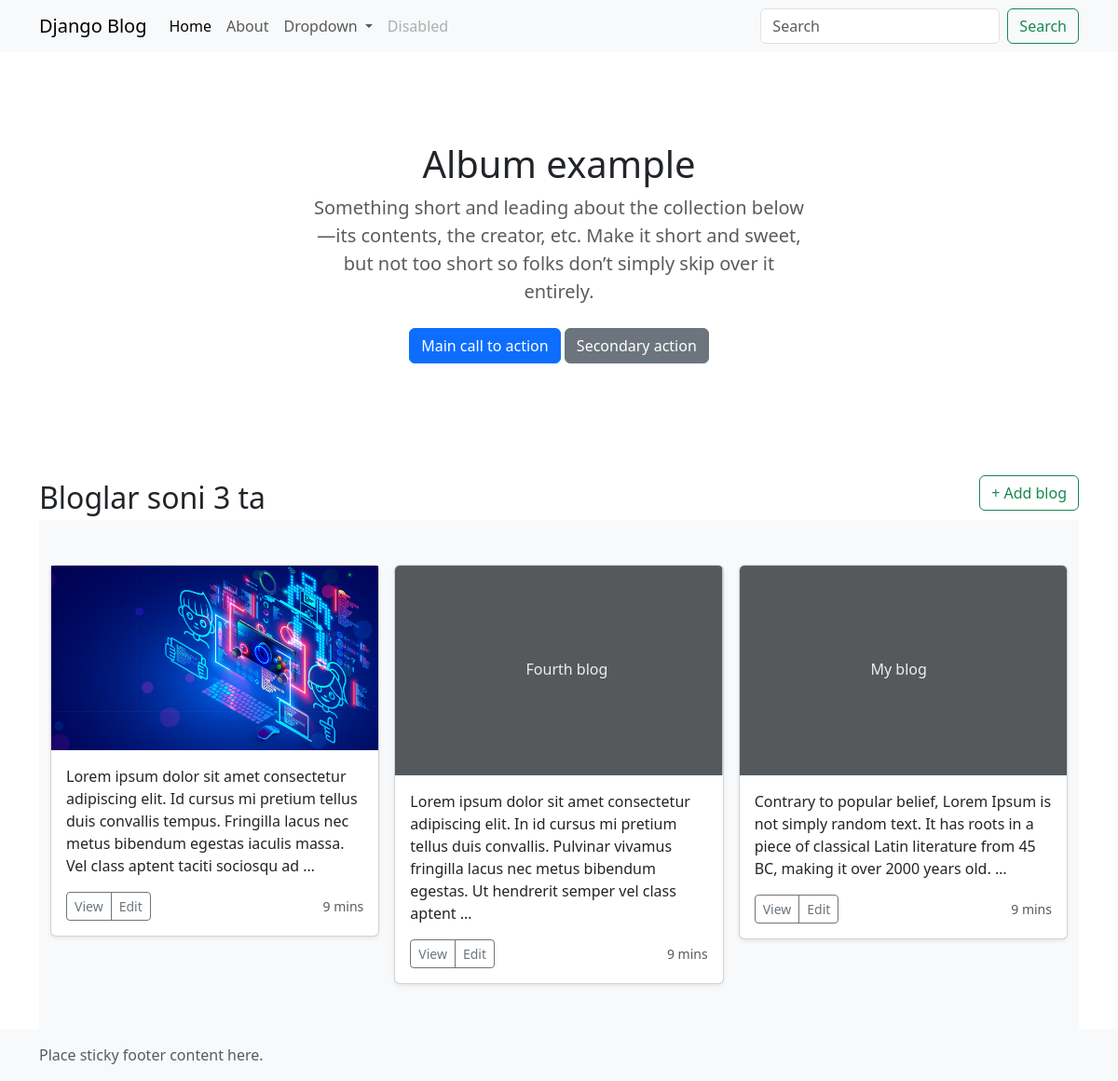
Before: / with the older database file.
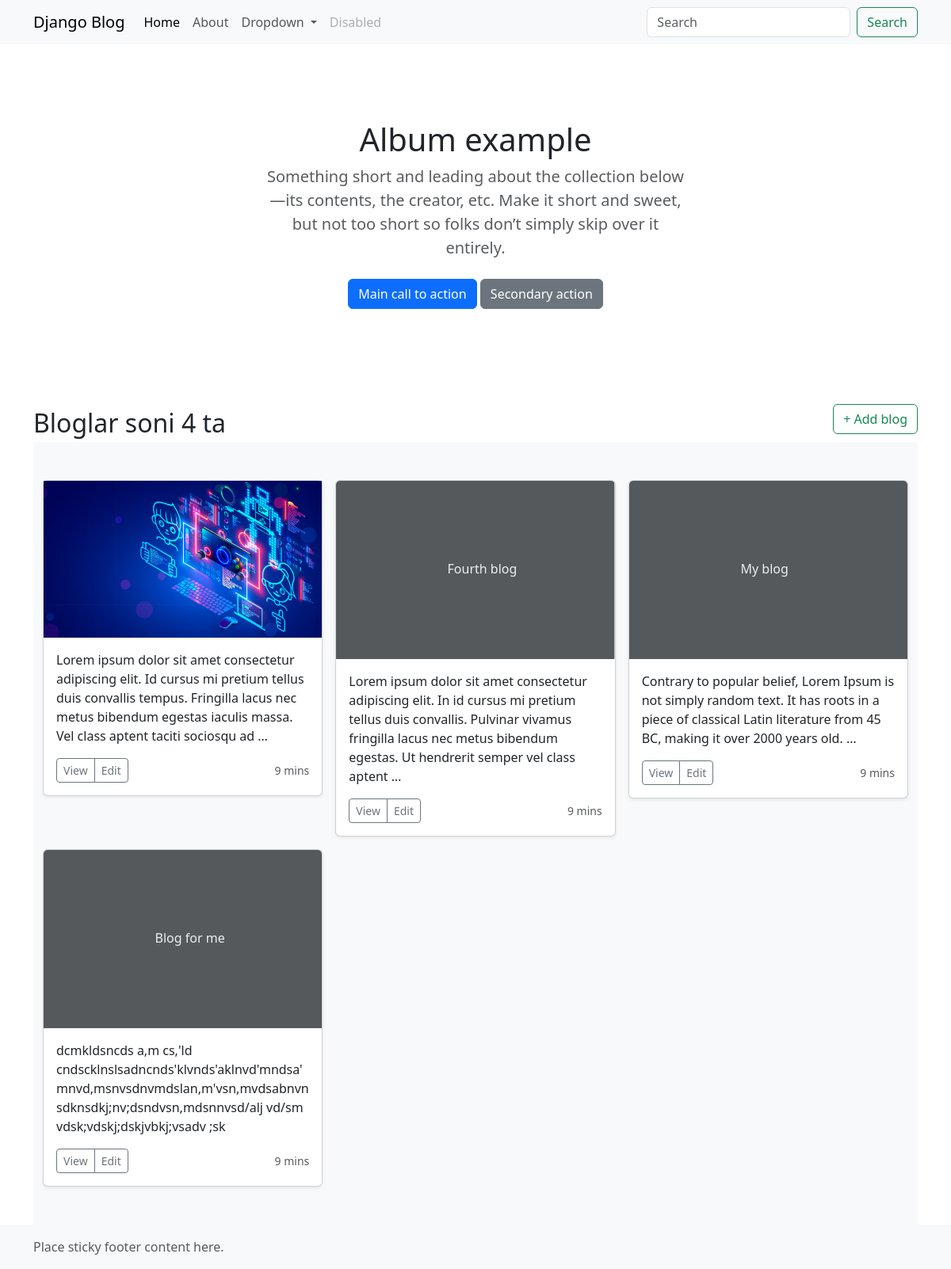
After: the same page with the newer database file.
### blog/models.py (models this page shows, shortened)
class Blog(models.Model):
    title = models.CharField(max_length=200)
    content = models.TextField()
    image = models.ImageField(upload_to='blog_images/', blank=True, null=True)
    is_active = models.BooleanField(default=True)
    created_at = models.DateTimeField(auto_now_add=True)
    updated_at = models.DateTimeField(auto_now=True)

### blog/views.py (the view)
# urls.py: path('', blog_views.home, name='home'),
def home(request):
    context = {
        'blogs': Blog.objects.filter(is_active=True)
    }
    return render(request, template_name='blog/home.html', context=context)

### templates/blog/home.html (shortened to what this page needs)
{% extends 'blog/base.html' %}
{% block content %}
    {% include 'blog/section.html' %}
    <span class="fs-2 fw-medium">Bloglar soni {{ blogs.count }} ta</span>
    <a href="{% url 'create' %}" class="btn btn-outline-success float-end">+ Add blog</a>
    <div class="album py-5 bg-body-tertiary">
        <div class="container">
            <div class="row row-cols-1 row-cols-sm-2 row-cols-md-3 g-3">
                {% for blog in blogs %}
                    <div class="col">
                        <div class="card shadow-sm">
                            {% if blog.image %}
                                <img class="h-225" src="{{ blog.image.url }}" alt="rasm">
                            {% else %}
                                <svg aria-label="Placeholder: Thumbnail" class="bd-placeholder-img card-img-top"
                                     height="225"
                                     preserveAspectRatio="xMidYMid slice" role="img" width="100%"
                                     xmlns="http://www.w3.org/2000/svg"><title>Placeholder</title>
                                    <rect width="100%" height="100%" fill="#55595c"></rect>
                                    <text x="40%" y="50%" fill="#eceeef" dy=".3em">{{ blog.title }}</text>
                                </svg>
                            {% endif %}
                            <div class="card-body">
                                <p class="card-text">{{ blog.content|truncatewords:30 }}</p>
                                <div class="d-flex justify-content-between align-items-center">
                                    <div class="btn-group">
                                        <a href="{% url 'detail' blog.id %}" class="btn btn-sm btn-outline-secondary">View</a>
                                        <a href="{% url 'update' blog.id %}" class="btn btn-sm btn-outline-secondary">Edit</a>
                                    </div>
                                    <small class="text-body-secondary">9 mins</small></div>
                            </div>
                        </div>
                    </div>
                {% endfor %}
            </div>
        </div>
    </div>
{% endblock %}

Changed rows visible on the page:
added Blog: title "Blog for me", content "dcmkldsncds a,m cs,'ld cndscklnslsadncnds'klvnds'aklnvd'mndsa'mnvd,msnvsdnvmdslan,m'vsn,mvdsabnvnsdknsdkj;nv;dsndvsn,mdsnnvsd/alj vd/sm vdsk;vdskj;dskjvbkj;vsadv ;sk"
Other visible differences:
{{ blogs.count }}: "3" → "4"
